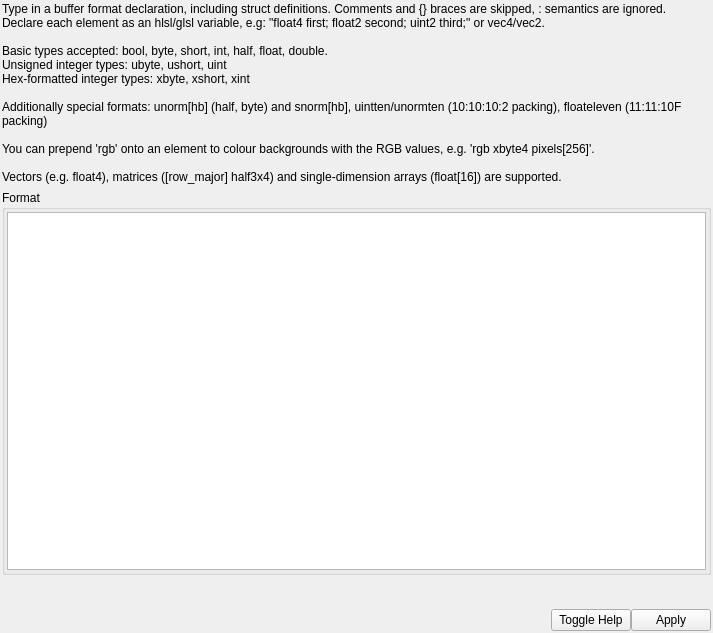
<?xml version="1.0" encoding="UTF-8"?>
<ui version="4.0">
 <class>BufferFormatSpecifier</class>
 <widget class="QWidget" name="BufferFormatSpecifier">
  <property name="geometry">
   <rect>
    <x>0</x>
    <y>0</y>
    <width>713</width>
    <height>633</height>
   </rect>
  </property>
  <property name="windowTitle">
   <string>Buffer Format</string>
  </property>
  <layout class="QGridLayout" name="gridLayout">
   <property name="leftMargin">
    <number>2</number>
   </property>
   <property name="topMargin">
    <number>2</number>
   </property>
   <property name="rightMargin">
    <number>2</number>
   </property>
   <property name="bottomMargin">
    <number>2</number>
   </property>
   <property name="horizontalSpacing">
    <number>0</number>
   </property>
   <item row="3" column="0">
    <layout class="QHBoxLayout" name="horizontalLayout">
     <item>
      <spacer name="horizontalSpacer">
       <property name="orientation">
        <enum>Qt::Horizontal</enum>
       </property>
       <property name="sizeHint" stdset="0">
        <size>
         <width>40</width>
         <height>20</height>
        </size>
       </property>
      </spacer>
     </item>
     <item>
      <widget class="QPushButton" name="toggleHelp">
       <property name="sizePolicy">
        <sizepolicy hsizetype="Fixed" vsizetype="Fixed">
         <horstretch>0</horstretch>
         <verstretch>0</verstretch>
        </sizepolicy>
       </property>
       <property name="text">
        <string>Toggle Help</string>
       </property>
      </widget>
     </item>
     <item>
      <widget class="QPushButton" name="apply">
       <property name="sizePolicy">
        <sizepolicy hsizetype="Fixed" vsizetype="Fixed">
         <horstretch>0</horstretch>
         <verstretch>0</verstretch>
        </sizepolicy>
       </property>
       <property name="text">
        <string>Apply</string>
       </property>
      </widget>
     </item>
    </layout>
   </item>
   <item row="0" column="0" colspan="2">
    <widget class="QLabel" name="helpText">
     <property name="text">
      <string>Type in a buffer format declaration, including struct definitions. Comments and {} braces are skipped, : semantics are ignored.
Declare each element as an hlsl/glsl variable, e.g: &quot;float4 first; float2 second; uint2 third;&quot; or vec4/vec2.

Basic types accepted: bool, byte, short, int, half, float, double.
Unsigned integer types: ubyte, ushort, uint
Hex-formatted integer types: xbyte, xshort, xint

Additionally special formats: unorm[hb] (half, byte) and snorm[hb], uintten/unormten (10:10:10:2 packing), floateleven (11:11:10F packing)

You can prepend 'rgb' onto an element to colour backgrounds with the RGB values, e.g. 'rgb xbyte4 pixels[256]'.

Vectors (e.g. float4), matrices ([row_major] half3x4) and single-dimension arrays (float[16]) are supported.</string>
     </property>
     <property name="wordWrap">
      <bool>true</bool>
     </property>
    </widget>
   </item>
   <item row="1" column="0" colspan="2">
    <widget class="QGroupBox" name="formatGroup">
     <property name="sizePolicy">
      <sizepolicy hsizetype="Expanding" vsizetype="Expanding">
       <horstretch>0</horstretch>
       <verstretch>0</verstretch>
      </sizepolicy>
     </property>
     <property name="title">
      <string>Format</string>
     </property>
     <layout class="QVBoxLayout" name="verticalLayout">
      <property name="leftMargin">
       <number>2</number>
      </property>
      <property name="topMargin">
       <number>2</number>
      </property>
      <property name="rightMargin">
       <number>2</number>
      </property>
      <property name="bottomMargin">
       <number>2</number>
      </property>
      <item>
       <widget class="QTextEdit" name="formatText"/>
      </item>
     </layout>
    </widget>
   </item>
   <item row="2" column="0" colspan="2">
    <widget class="QLabel" name="errors">
     <property name="sizePolicy">
      <sizepolicy hsizetype="Preferred" vsizetype="Fixed">
       <horstretch>0</horstretch>
       <verstretch>0</verstretch>
      </sizepolicy>
     </property>
     <property name="palette">
      <palette>
       <active>
        <colorrole role="WindowText">
         <brush brushstyle="SolidPattern">
          <color alpha="255">
           <red>170</red>
           <green>0</green>
           <blue>0</blue>
          </color>
         </brush>
        </colorrole>
       </active>
       <inactive>
        <colorrole role="WindowText">
         <brush brushstyle="SolidPattern">
          <color alpha="255">
           <red>170</red>
           <green>0</green>
           <blue>0</blue>
          </color>
         </brush>
        </colorrole>
       </inactive>
       <disabled>
        <colorrole role="WindowText">
         <brush brushstyle="SolidPattern">
          <color alpha="255">
           <red>106</red>
           <green>104</green>
           <blue>100</blue>
          </color>
         </brush>
        </colorrole>
       </disabled>
      </palette>
     </property>
     <property name="font">
      <font>
       <pointsize>14</pointsize>
      </font>
     </property>
    </widget>
   </item>
  </layout>
 </widget>
 <resources/>
 <connections/>
</ui>
